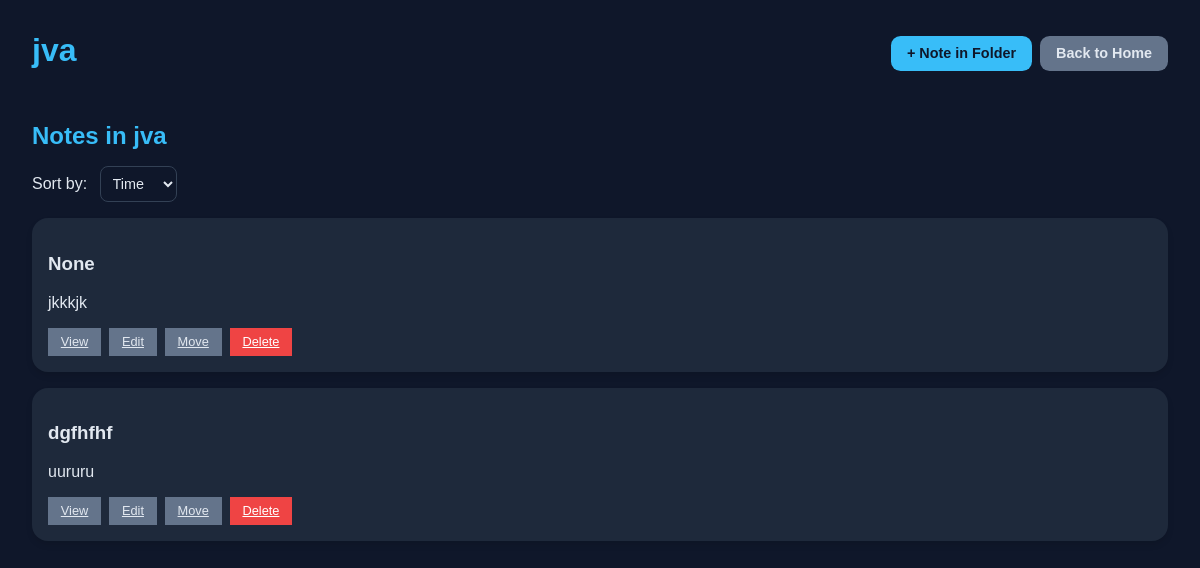
The page /notes/folder/2/ (signed in) on the database its author committed.
### notes/models.py (models this page shows, shortened)
class Folder(models.Model):
    name = models.CharField(max_length=200)
    owner = models.ForeignKey(User, on_delete=models.CASCADE)
    is_deleted = models.BooleanField(default=False)  # For recycle bin
    deleted_at = models.DateTimeField(null=True, blank=True)
    created_at = models.DateTimeField(auto_now_add=True)
    updated_at = models.DateTimeField(auto_now=True)

class Note(models.Model):
    owner = models.ForeignKey(User, on_delete=models.CASCADE)  # Not nullable
    folder = models.ForeignKey(Folder, on_delete=models.SET_NULL, null=True, blank=True)  # Nullable
    title = models.CharField(max_length=200, null=True, blank=True)
    content = models.TextField(null=True, blank=True)
    is_deleted = models.BooleanField(default=False)  # For recycle bin
    deleted_at = models.DateTimeField(null=True, blank=True)
    created_at = models.DateTimeField(auto_now_add=True)
    updated_at = models.DateTimeField(auto_now=True)

### notes/views.py (the view)
# urls.py: path('folder/<int:folder_id>/', views.folder_detail, name='folder_detail'),
def folder_detail(request, folder_id):
    folder = get_object_or_404(Folder, id=folder_id, owner=request.user, is_deleted=False)
    notes = Note.objects.filter(owner=request.user, folder=folder, is_deleted=False)
    sort_by = request.GET.get('sort', 'time')
    if sort_by == 'name':
        notes = notes.order_by('title')
    else:  # default to 'time'
        notes = notes.order_by('-updated_at')
    context = {
        'folder': folder,
        'notes': notes,
        'current_sort': sort_by
    }
    return render(request, 'notes/folder_detail.html', context)

### notes/templates/notes/folder_detail.html (shortened to what this page needs)
<!DOCTYPE html>
<html lang="en">
<head>
</head>
<body>
  <div class="top-bar">
    <h1>{{ folder.name }}</h1>
    <div class="actions">
      <a href="{% url 'create_note_in_folder' folder.id %}" class="btn">+ Note in Folder</a>
      <a href="{% url 'notes_home' %}" class="btn btn-secondary">Back to Home</a>
    </div>
  </div>
  <div class="section">
    <h2>Notes in {{ folder.name }}</h2>
    <div style="margin-bottom: 1rem;">
      <label for="sort-select">Sort by:</label>
      <select id="sort-select" onchange="window.location.href='?sort=' + this.value">
        <option value="time" {% if current_sort == 'time' %}selected{% endif %}>Time</option>
      </select>
    </div>
    {% if notes %}
      <div class="note-list">
        {% for note in notes %}
          <div class="note-card">
            <h3>{{ note.title }}</h3>
            <p>{{ note.content|truncatewords:20 }}</p>
            <div class="actions">
              <a href="{% url 'view_note' note.id %}" class="btn-small">View</a>
              <a href="{% url 'edit_note' note.id %}" class="btn-small">Edit</a>
              <a href="{% url 'move_note' note.id %}" class="btn-small btn-secondary">Move</a>
              <a href="{% url 'delete_note' note.id %}" class="btn-small btn-danger">Delete</a>
            </div>
          </div>
        {% endfor %}
      </div>
    {% else %}
      <p>No notes in this folder yet.</p>
    {% endif %}
  </div>
</body>
</html>

### notes/templates/notes/folder_detail.html (style rules this page uses)
:root { --bg-primary: #0f172a; --bg-secondary: #1e293b; --text-primary: #e2e8f0; --text-secondary: #94a3b8; --accent: #38bdf8; --accent-hover: #0ea5e9; --border: #334155; --danger: #ef4444; --danger-hover: #dc2626; }
* { box-sizing: border-box; }
body { font-family: 'Poppins', sans-serif; background: var(--bg-primary); color: var(--text-primary); margin: 0; padding: 0 1rem; }
h1 { text-align: center; margin-top: 1rem; color: var(--accent); }
h2 { color: var(--accent); margin-bottom: 1rem; }
.section { margin-top: 2rem; }
.note-list { display: flex; flex-direction: column; gap: 1rem; }
.note-card { background: var(--bg-secondary); border-radius: 1rem; padding: 1rem; box-shadow: 0 4px 6px rgba(0, 0, 0, 0.1); }
.btn { display: inline-block; background: var(--accent); color: var(--bg-primary); padding: 0.6rem 1rem; border-radius: 0.6rem; text-decoration: none; font-size: 0.9rem; border: none; cursor: pointer; transition: background-color 0.2s; font-weight: 600; }
.btn-small { padding: 0.4rem 0.8rem; font-size: 0.8rem; background: #64748b; color: var(--text-primary); }
.btn-secondary { background: #64748b; color: var(--text-primary); }
.btn-danger { background: var(--danger); color: white; }
.top-bar { display: flex; justify-content: space-between; align-items: center; margin-top: 1rem; }
.actions { display: flex; gap: 0.5rem; flex-wrap: wrap; }
label { color: var(--text-primary); font-weight: 500; margin-right: 0.5rem; }
select { padding: 0.5rem; border: 1px solid var(--border); border-radius: 0.5rem; background: var(--bg-primary); color: var(--text-primary); font-size: 0.9rem; transition: border-color 0.2s; }
@media (min-width: 600px) { body { padding: 0 2rem; } }

### rows shown on the page
Folder: name "jva"
Note: title "None", content "jkkkjk"
Note: title "dgfhfhf", content "uururu"
